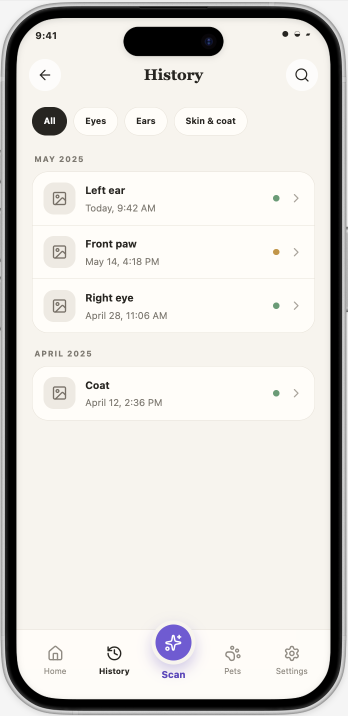
#> input picture images/2.png, 696 x 1432 px, given in place of icon.png, which was not available (shown at 1/2 size)
$ python optimize_icon.py
#> lines starting #> are read from the running program, lines starting #| are printed output that depends on the picture
from pathlib import Path
from PIL import Image

root = Path('/home/ubuntu/pet-health-scanner/assets/images')
for name in ['icon.png', 'splash-icon.png', 'favicon.png', 'android-icon-foreground.png']:
    path = root / name
    image = Image.open(path).convert('RGBA')
#> image is the input picture: PIL image 696x1432 RGBA; mean R, G, B, A 219.1, 216.7, 212.9, 255
    image.thumbnail((512, 512), Image.Resampling.LANCZOS)
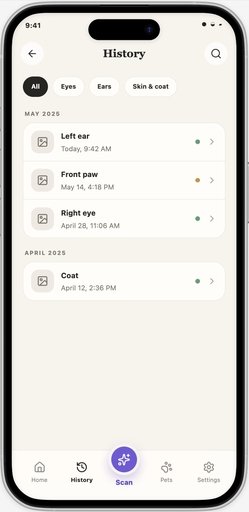
#> image: PIL image 249x512 RGBA; mean R, G, B, A 219.1, 216.8, 213, 255
    image.save(path, format='PNG', optimize=True, compress_level=9)
#> pass 2 of the loop `for name in ['icon.png', 'splash-icon.png', 'favicon.png', 'android-ic..`:
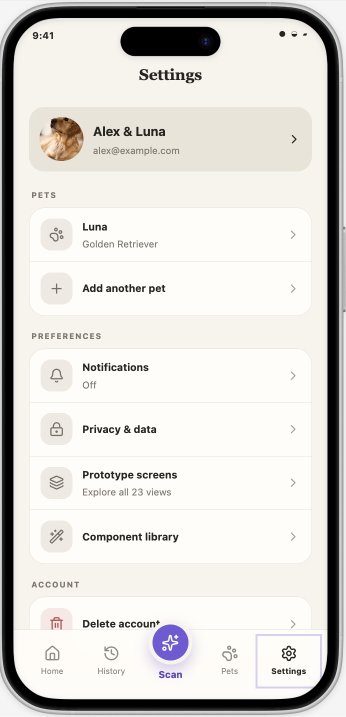
#> input picture images/33.png, 692 x 1434 px, given in place of splash-icon.png, which was not available (shown at 1/2 size)
#> image is the input picture: PIL image 692x1434 RGBA; mean R, G, B, A 218.5, 215.9, 211.9, 255
#> `image.thumbnail((512, 512), Image.Resampling.LANCZOS)`:
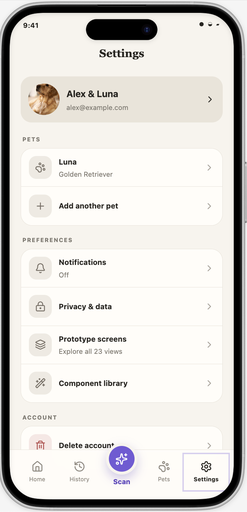
#> image: PIL image 247x512 RGBA; mean R, G, B, A 218.5, 216, 212, 255
#> (the run stopped early here; a loop or call above may not have finished)
